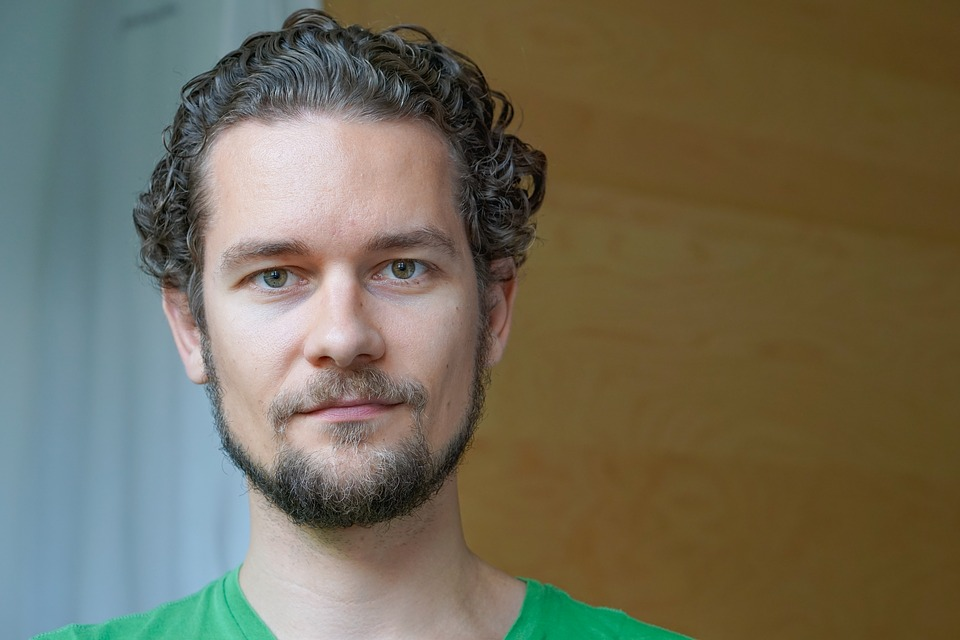
#> input picture opencv/예제s/chap11/images/face/05.jpg, 960 x 640 px, given in place of 34.jpg, which was not available
$ python 08.compare_hist.py
#> lines starting #> are read from the running program, lines starting #| are printed output that depends on the picture; after the words box and inside, x2 and y2 are one past the last pixel; in counts of white or black regions, pixels touching at a corner belong together; pictures that were not available may be replaced by others from this repository, and a replacement may not be noted
### opencv/예제s/chap11/header/haar_utils.py
import numpy as np, cv2

def preprocessing(no):  # 검출 전처리
#> called with no = 34
    image = cv2.imread('images/face/%02d.jpg' %no, cv2.IMREAD_COLOR)
#> image is the input picture: shape (640, 960, 3); mean B, G, R 87, 106.7, 112.4
    if image is None: return None, None
    gray = cv2.cvtColor(image, cv2.COLOR_BGR2GRAY)  # 명암도 영상 변환
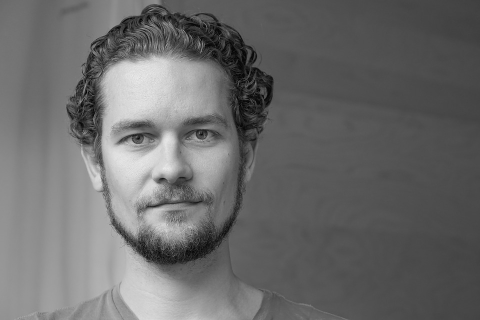
#> gray: shape (640, 960) (shown at 1/2 size); min 0, max 242, mean 106.2
    gray = cv2.equalizeHist(gray)  # 히스토그램 평활화
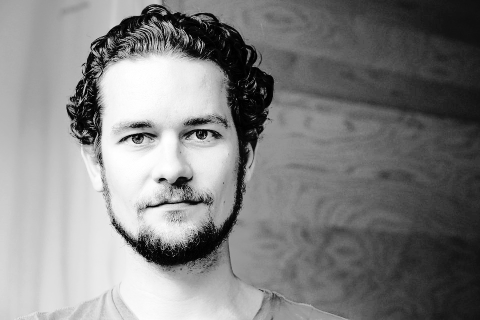
#> gray: shape (640, 960) (shown at 1/2 size); min 0, max 255, mean 128.9
    return image, gray

def correct_image(image, face_center, eye_centers):
    pt0, pt1 = eye_centers
    if pt0[0] > pt1[0]: pt0, pt1 = pt1, pt0         # 두 좌표 스왑

    dx, dy = np.subtract(pt1, pt0).astype(float)                   # 두 좌표간 차분 계산
    angle = cv2.fastAtan2(dy, dx)                   # 차분으로 기울기 계산
    rot_mat = cv2.getRotationMatrix2D(face_center, angle, 1)

    size = image.shape[1::-1]                  # 행태와 크기는 역순
    corr_image = cv2.warpAffine(image, rot_mat, size, cv2.INTER_CUBIC)

    eye_centers = np.expand_dims(eye_centers, axis=0)             # 차원 증가
    corr_centers = cv2.transform(eye_centers, rot_mat)
    corr_centers = np.squeeze(corr_centers, axis=0)              # 차원 감소

    return corr_image, corr_centers                 # 보정 결과 반환

def define_roi(pt, size):
    return np.ravel([pt, size]).astype(int)

def detect_object(center, face):
    w, h = face[2:4]
    center = np.array(center)
    gap1 = np.multiply((w,h), (0.45, 0.65))      # 평행이동 거리
    gap2 = np.multiply((w,h), (0.20, 0.1))

    pt1 = center - gap1        # 좌상단 평행이동 - 머리 시작좌표
    pt2 = center + gap1             # 우하단 평행이동 - 머리 종료좌표
    hair = define_roi(pt1, pt2-pt1)       # 머리 영역

    size = np.multiply(hair[2:4], (1, 0.4))
    hair1 = define_roi(pt1, size)             # 윗머리 영역
    hair2 = define_roi(pt2-size, size)             # 귀밑머리 영역

    lip_center = center + (0, h * 0.3)
    lip1 = lip_center - gap2    # 좌상단 평행이동
    lip2 = lip_center + gap2         # 우하단 평행이동
    lip = define_roi(lip1, lip2-lip1)

    return [hair1, hair2, lip, hair]

### opencv/예제s/chap11/header/haar_histogram.py
import numpy as np, cv2

def draw_ellipse(image, roi, ratio, color, thickness=cv2.FILLED):
    x, y, w, h = roi
    center = (x + w // 2, y + h // 2)                   # 타원 중심
    size = (int(w * ratio), int(h * ratio))             # 타원 크기
    cv2.ellipse(image, center, size, 0, 0, 360, color, thickness)
    return image

def make_masks(rois, correct_shape):                              # 영역별 마스크 생성
    base_mask = np.full(correct_shape, 255, np.uint8)
    hair_mask = draw_ellipse(base_mask, rois[3], 0.45, 0,  -1)
    lip_mask = draw_ellipse(np.copy(base_mask), rois[2], 0.45, 255)

    masks = [hair_mask, hair_mask, lip_mask, ~lip_mask]
    masks = [mask[y:y+h,x:x+w] for mask,(x,y, w,h) in zip(masks, rois)]

    # for i, mask in enumerate(masks):
    #     cv2.imshow('mask'+str(i), mask)
    # cv2.waitKey()

    return masks

def calc_histo(image, rois, masks):
    bsize = (64, 64,64)  # 히스토그램 계급 개수
    ranges = (0,256, 0,256, 0,256)                                 # 각 채널 빈도 범위

    subs = [image[y:y+h, x:x+w] for x, y, w, h in rois]
    hists = [cv2.calcHist([sub], [0,1,2], mask, bsize, ranges) for sub, mask in zip(subs, masks)]
    hists = [ h/np.sum(h) for h in hists]           # 정규화

    sim1 = cv2.compareHist(hists[2], hists[3], cv2.HISTCMP_CORREL)
    sim2 = cv2.compareHist(hists[0], hists[1], cv2.HISTCMP_CORREL)
    return  sim1, sim2

### opencv/예제s/chap11/08.compare_hist.py
from haar_utils import *                   # 검출기 적재 및 전처리 함수
from haar_histogram import *                  # 히스토그램 비교 관련 함수

face_cascade = cv2.CascadeClassifier("haarcascade_frontalface_alt2.xml")  # 정면 검출기
eye_cascade = cv2.CascadeClassifier("haarcascade_eye.xml")  # 눈 검출기
image, gray = preprocessing(34)  # 전처리
if image is None: raise Exception("영상 파일을 읽기 에러")

faces = face_cascade.detectMultiScale(gray, 1.1, 2, 0, (100, 100));  # 얼굴 검출
#> faces = [[176, 138, 333, 333]]
if faces.any():
    x, y, w, h = faces[0]
#> x = 176; y = 138; w = 333; h = 333
    face_image = image[y:y + h, x:x + w]  # 얼굴 영역 영상 가져오기
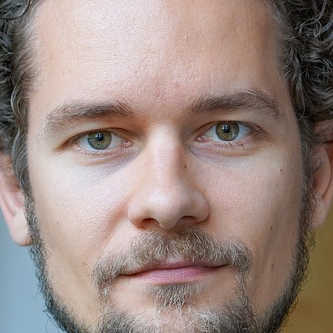
#> face_image: shape (333, 333, 3); mean B, G, R 129.2, 135.7, 153.6
    eyes = eye_cascade.detectMultiScale(face_image, 1.15, 7, 0, (25, 20))  # 눈 검출
#> eyes = [[186, 95, 74, 74], [54, 96, 84, 84]]

    if len(eyes) == 2:
        face_center = (x + w // 2, y + h // 2)
#> face_center = (342, 304)
        eye_centers = [(x + ex + ew // 2, y + ey + eh // 2) for ex, ey, ew, eh in eyes]
#> eye_centers = [(399, 270), (272, 276)]
        corr_image, corr_center = correct_image(image, face_center, eye_centers)  # 기울기 보정
#> in correct_image, `pt0, pt1 = eye_centers`: pt0 = (399, 270); pt1 = (272, 276)
#> in correct_image, `if pt0[0] > pt1[0]: pt0, pt1 = pt1, pt0`: pt1 = (399, 270)
#> in correct_image, `dx, dy = np.subtract(pt1, pt0).astype(float)`: dx = 127; dy = -6
#> in correct_image, `angle = cv2.fastAtan2(dy, dx)`: angle = 357.3
#> in correct_image, `rot_mat = cv2.getRotationMatrix2D(face_center, angle, 1)`: rot_mat = [[0.999, -0.0472, 14.72], [0.0472, 0.999, -15.8]]
#> in correct_image, `corr_image = cv2.warpAffine(image, rot_mat, size, cv2.INTER_CUBIC)`:
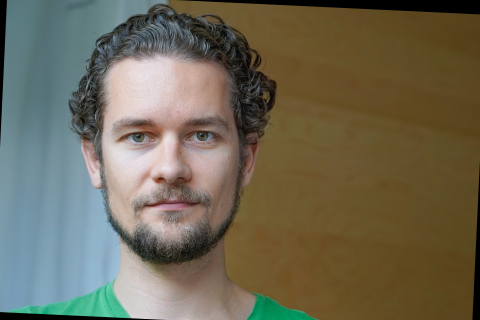
#> corr_image: shape (640, 960, 3) (shown at 1/2 size); mean B, G, R 84.9, 104, 110.1
#> in correct_image, `eye_centers = np.expand_dims(eye_centers, axis=0)`: eye_centers = [[399, 270], [272, 276]]
#> in correct_image, `corr_centers = cv2.transform(eye_centers, rot_mat)`: corr_centers = [[401, 273], [273, 273]]
#> corr_center = [[401, 273], [273, 273]]

        rois = detect_object(face_center, faces[0])  # 머리 및 입술영역 검출
#> in detect_object, `w, h = face[2:4]`: w = 333
#> in detect_object, `center = np.array(center)`: center = [342, 304]
#> in detect_object, `gap1 = np.multiply((w,h), (0.45, 0.65))`: gap1 = [149.8, 216.5]
#> in detect_object, `gap2 = np.multiply((w,h), (0.20, 0.1))`: gap2 = [66.6, 33.3]
#> in detect_object, `pt1 = center - gap1`: pt1 = [192.2, 87.55]
#> in detect_object, `pt2 = center + gap1`: pt2 = [491.9, 520.5]
#> in detect_object, `hair = define_roi(pt1, pt2-pt1)`: hair = [192, 87, 299, 432]
#> in detect_object, `size = np.multiply(hair[2:4], (1, 0.4))`: size = [299, 172.8]
#> in detect_object, `hair1 = define_roi(pt1, size)`: hair1 = [192, 87, 299, 172]
#> in detect_object, `hair2 = define_roi(pt2-size, size)`: hair2 = [192, 347, 299, 172]
#> in detect_object, `lip_center = center + (0, h * 0.3)`: lip_center = [342, 403.9]
#> in detect_object, `lip1 = lip_center - gap2`: lip1 = [275.4, 370.6]
#> in detect_object, `lip2 = lip_center + gap2`: lip2 = [408.6, 437.2]
#> in detect_object, `lip = define_roi(lip1, lip2-lip1)`: lip = [275, 370, 133, 66]
#> rois = [[192, 87, 299, 172], [192, 347, 299, 172], [275, 370, 133, 66], [192, 87, 299, 432]]
        masks = make_masks(rois, corr_image.shape[:2])  # 4개 마스크 생성
#> in draw_ellipse, `x, y, w, h = roi`: x = 192; y = 87; w = 299; h = 432
#> in draw_ellipse, `center = (x + w // 2, y + h // 2)`: center = (341, 303)
#> in draw_ellipse, `size = (int(w * ratio), int(h * ratio))`: size = (134, 194)
#> in draw_ellipse, `cv2.ellipse(image, center, size, 0, 0, 360, color, thickness)`:
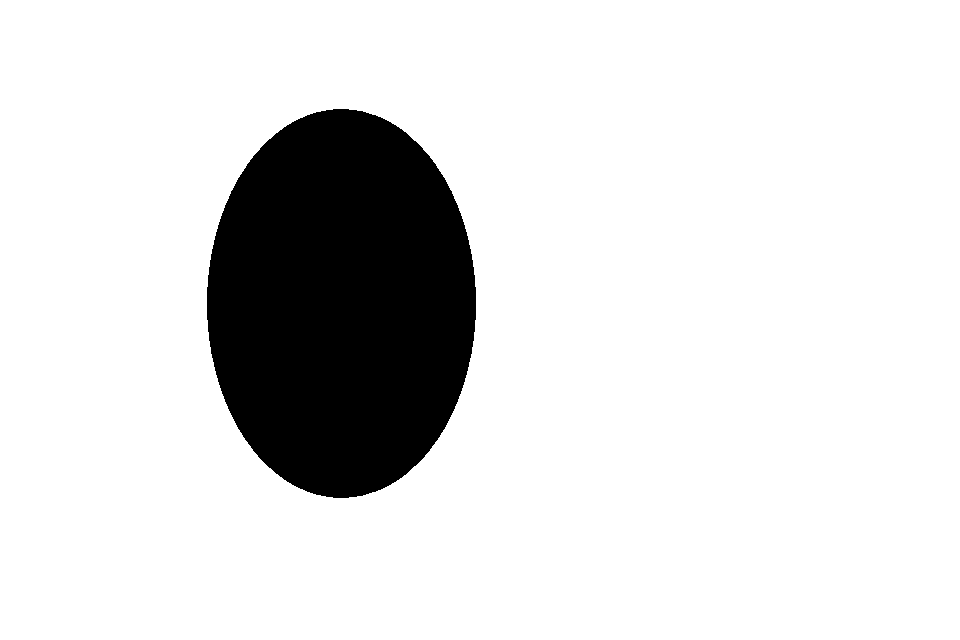
#> image: shape (640, 960); 86.6% white; 1 black region, box (x1, y1, x2, y2) and area: (207, 109, 476, 498) 82101
#> call 2 of draw_ellipse, with roi = array of shape (4,), ratio = 0.45, color = 255, thickness = -1
#> in draw_ellipse (call 2), `x, y, w, h = roi`: x = 275; y = 370; w = 133; h = 66
#> in draw_ellipse (call 2), `center = (x + w // 2, y + h // 2)`: center = (341, 403)
#> in draw_ellipse (call 2), `size = (int(w * ratio), int(h * ratio))`: size = (59, 29)
#> in draw_ellipse (call 2), `cv2.ellipse(image, center, size, 0, 0, 360, color, thickness)`:
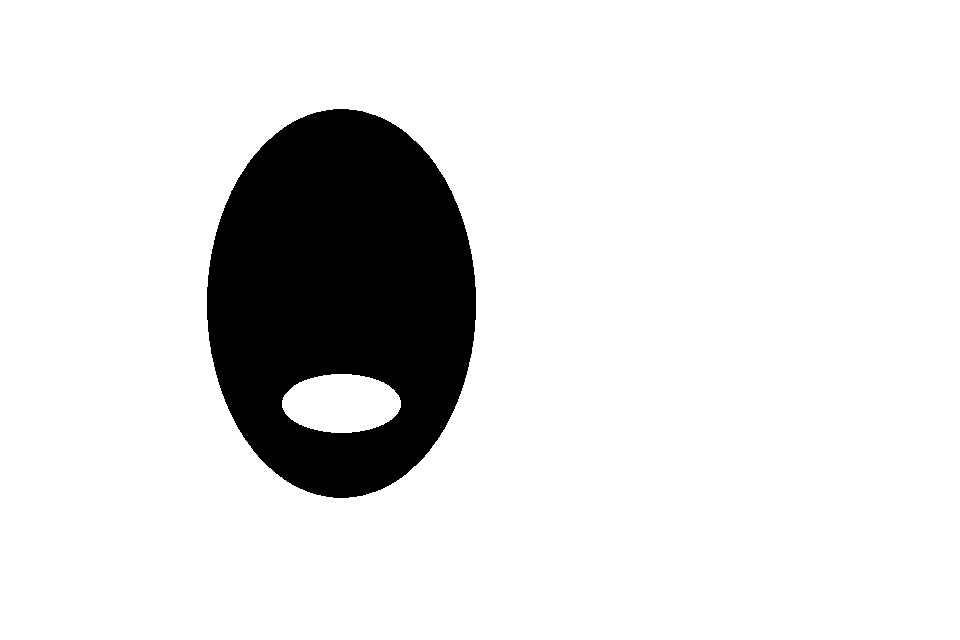
#> image: shape (640, 960); 87.5% white; 1 black region, box (x1, y1, x2, y2) and area: (207, 109, 476, 498) 76588
#> in make_masks, `masks = [mask[y:y+h,x:x+w] for mask,(x,y, w,h) in zip(masks, rois)]`: masks = 4 items
#> masks = 4 items
        sim = calc_histo(corr_image, rois, masks)  # 4개 히스토그램 생성
#> in calc_histo, `sim1 = cv2.compareHist(hists[2], hists[3], cv2.HISTCMP_CORREL)`: sim1 = 0.15
#> in calc_histo, `sim2 = cv2.compareHist(hists[0], hists[1], cv2.HISTCMP_CORREL)`: sim2 = 0.0917
#> sim = (0.15, 0.0917)

        print("입술-얼굴 유사도: %4.2f" % sim[0])
#| 입술-얼굴 유사도: 0.15
        print("윗-귀밑머리 유사도: %4.2f" % sim[1])
#| 윗-귀밑머리 유사도: 0.09
    else:
        print("눈 미검출")
else:
    print("얼굴 미검출")

$ run again, on opencv/예제s/chap11/images/face/18.jpg
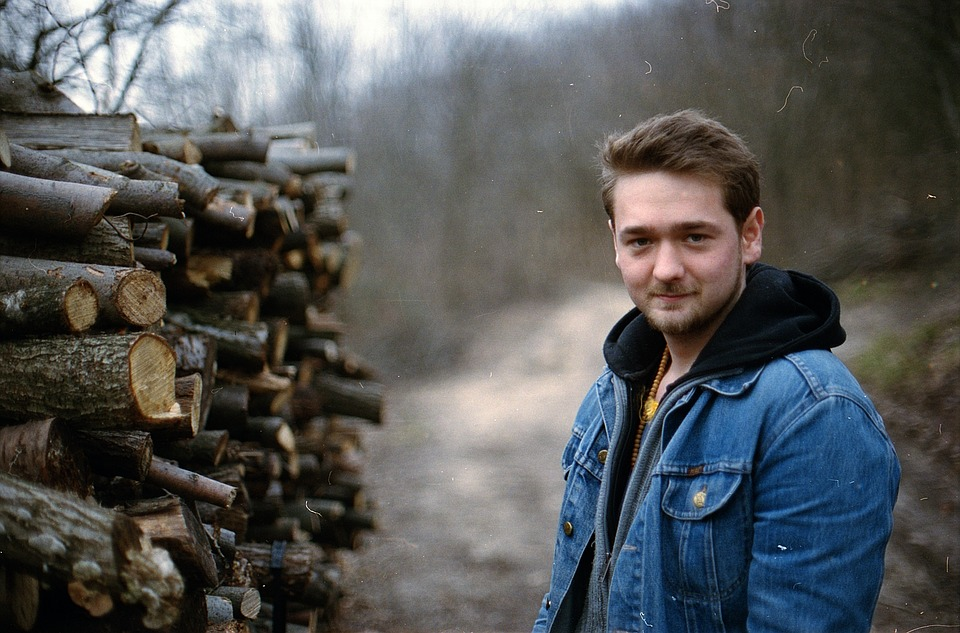
#> input picture opencv/예제s/chap11/images/face/18.jpg, 960 x 633 px, given in place of 34.jpg, which was not available
#> in preprocessing, image is the input picture: shape (633, 960, 3); mean B, G, R 86.7, 86.7, 85.2
#> faces = [[594, 183, 150, 150]]
#> `x, y, w, h = faces[0]`: x = 594; y = 183; w = 150
#> `face_image = image[y:y + h, x:x + w]`:
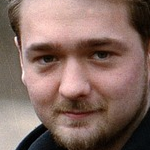
#> face_image: shape (150, 150, 3); mean B, G, R 99.4, 108, 134.6
#> eyes = [[81, 35, 38, 38], [25, 37, 41, 41]]
#> face_center = (669, 258)
#> `eye_centers = [(x + ex + ew // 2, y + ey + eh // 2) for ex, ey, ew, eh..`: eye_centers = [(694, 237), (639, 240)]
#> in correct_image, `pt0, pt1 = eye_centers`: pt0 = (694, 237); pt1 = (639, 240)
#> in correct_image, `if pt0[0] > pt1[0]: pt0, pt1 = pt1, pt0`: pt1 = (694, 237)
#> dx = 55; dy = -3
#> angle = 356.9
#> rot_mat = [[0.999, -0.0545, 15.04], [0.0545, 0.999, -36.05]]
#> in correct_image, `eye_centers = np.expand_dims(eye_centers, axis=0)`: eye_centers = [[694, 237], [639, 240]]
#> corr_centers = [[695, 238], [640, 238]]
#> in detect_object, `w, h = face[2:4]`: w = 150
#> in detect_object, `center = np.array(center)`: center = [669, 258]
#> gap1 = [67.5, 97.5]
#> gap2 = [30, 15]
#> in detect_object, `pt1 = center - gap1`: pt1 = [601.5, 160.5]
#> pt2 = [736.5, 355.5]
#> hair = [601, 160, 135, 195]
#> in detect_object, `size = np.multiply(hair[2:4], (1, 0.4))`: size = [135, 78]
#> hair1 = [601, 160, 135, 78]
#> hair2 = [601, 277, 135, 78]
#> lip_center = [669, 303]
#> lip1 = [639, 288]
#> lip2 = [699, 318]
#> lip = [639, 288, 60, 30]
#> rois = [[601, 160, 135, 78], [601, 277, 135, 78], [639, 288, 60, 30], [601, 160, 135, 195]]
#> in draw_ellipse, `x, y, w, h = roi`: x = 601; y = 160; w = 135; h = 195
#> in draw_ellipse, `center = (x + w // 2, y + h // 2)`: center = (668, 257)
#> in draw_ellipse, `size = (int(w * ratio), int(h * ratio))`: size = (60, 87)
#> image: shape (633, 960); 97.3% white; 1 black region, box (x1, y1, x2, y2) and area: (608, 170, 729, 345) 16633
#> in draw_ellipse (call 2), `x, y, w, h = roi`: x = 639; y = 288; w = 60; h = 30
#> in draw_ellipse (call 2), `center = (x + w // 2, y + h // 2)`: center = (669, 303)
#> in draw_ellipse (call 2), `size = (int(w * ratio), int(h * ratio))`: size = (27, 13)
#> in draw_ellipse (call 2), `cv2.ellipse(image, center, size, 0, 0, 360, color, thickness)`:
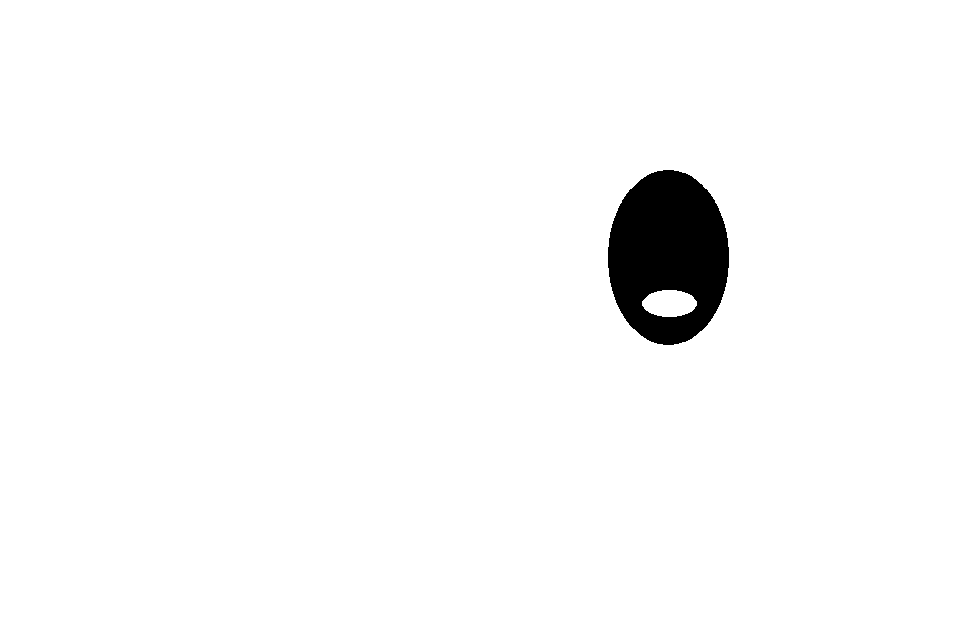
#> image: shape (633, 960); 97.5% white; 1 black region, box (x1, y1, x2, y2) and area: (608, 170, 729, 345) 15474
#> in make_masks, `masks = [mask[y:y+h,x:x+w] for mask,(x,y, w,h) in zip(masks, rois)]`: masks = 4 items
#> sim1 = 0.181
#> sim2 = 0.0408
#> sim = (0.181, 0.0408)
#| 입술-얼굴 유사도: 0.18
#| 윗-귀밑머리 유사도: 0.04

$ run again, on opencv/예제s/chap11/images/face/19.jpg
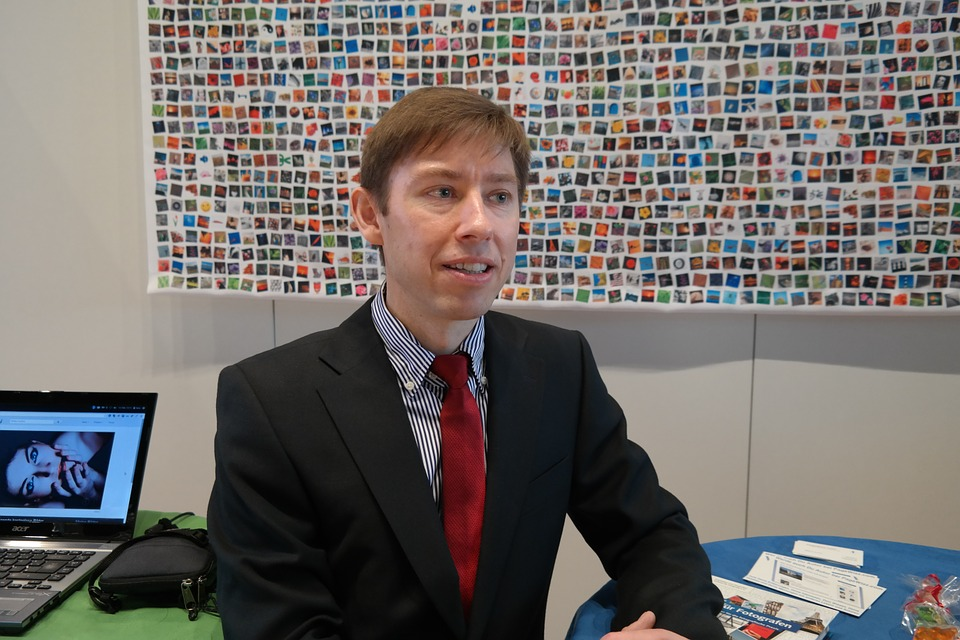
#> input picture opencv/예제s/chap11/images/face/19.jpg, 960 x 640 px, given in place of 34.jpg, which was not available
#> in preprocessing, image is the input picture: shape (640, 960, 3); mean B, G, R 104.3, 107.3, 112.4
#> faces = [[377, 119, 185, 185]]
#> `x, y, w, h = faces[0]`: x = 377; y = 119; w = 185
#> eyes = [[41, 50, 47, 47], [100, 58, 39, 39]]
#> face_center = (469, 211)
#> `eye_centers = [(x + ex + ew // 2, y + ey + eh // 2) for ex, ey, ew, eh..`: eye_centers = [(441, 192), (496, 196)]
#> in correct_image, `pt0, pt1 = eye_centers`: pt0 = (441, 192); pt1 = (496, 196)
#> dx = 55; dy = 4
#> angle = 4.16
#> rot_mat = [[0.997, 0.0725, -14.07], [-0.0725, 0.997, 34.57]]
#> in correct_image, `corr_image = cv2.warpAffine(image, rot_mat, size, cv2.INTER_CUBIC)`:
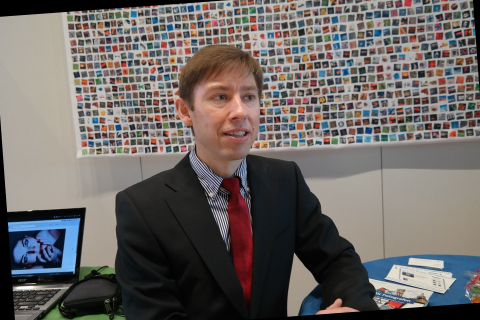
#> corr_image: shape (640, 960, 3) (shown at 1/2 size); mean B, G, R 100.4, 102.9, 108.2
#> in correct_image, `eye_centers = np.expand_dims(eye_centers, axis=0)`: eye_centers = [[441, 192], [496, 196]]
#> corr_centers = [[440, 194], [495, 194]]
#> in detect_object, `w, h = face[2:4]`: w = 185
#> in detect_object, `center = np.array(center)`: center = [469, 211]
#> gap1 = [83.25, 120.2]
#> gap2 = [37, 18.5]
#> in detect_object, `pt1 = center - gap1`: pt1 = [385.8, 90.75]
#> pt2 = [552.2, 331.2]
#> hair = [385, 90, 166, 240]
#> in detect_object, `size = np.multiply(hair[2:4], (1, 0.4))`: size = [166, 96]
#> hair1 = [385, 90, 166, 96]
#> hair2 = [386, 235, 166, 96]
#> lip_center = [469, 266.5]
#> lip1 = [432, 248]
#> lip2 = [506, 285]
#> lip = [432, 248, 74, 37]
#> rois = [[385, 90, 166, 96], [386, 235, 166, 96], [432, 248, 74, 37], [385, 90, 166, 240]]
#> in draw_ellipse, `x, y, w, h = roi`: x = 385; y = 90; w = 166; h = 240
#> in draw_ellipse, `center = (x + w // 2, y + h // 2)`: center = (468, 210)
#> in draw_ellipse, `size = (int(w * ratio), int(h * ratio))`: size = (74, 108)
#> image: shape (640, 960); 95.9% white; 1 black region, box (x1, y1, x2, y2) and area: (394, 102, 543, 319) 25353
#> in draw_ellipse (call 2), `x, y, w, h = roi`: x = 432; y = 248; w = 74; h = 37
#> in draw_ellipse (call 2), `center = (x + w // 2, y + h // 2)`: center = (469, 266)
#> in draw_ellipse (call 2), `size = (int(w * ratio), int(h * ratio))`: size = (33, 16)
#> in draw_ellipse (call 2), `cv2.ellipse(image, center, size, 0, 0, 360, color, thickness)`:
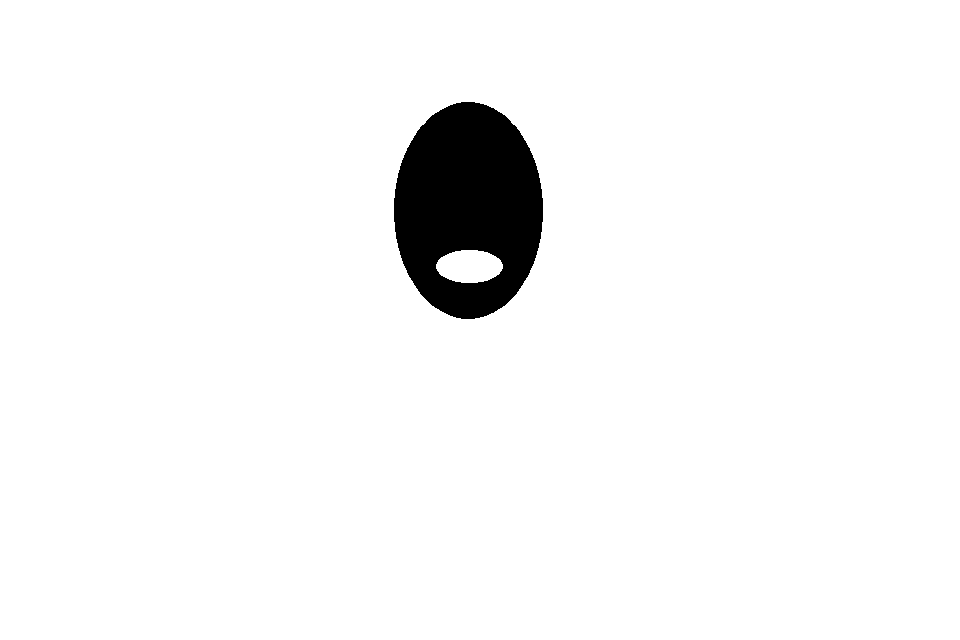
#> image: shape (640, 960); 96.2% white; 1 black region, box (x1, y1, x2, y2) and area: (394, 102, 543, 319) 23616
#> in make_masks, `masks = [mask[y:y+h,x:x+w] for mask,(x,y, w,h) in zip(masks, rois)]`: masks = 4 items
#> sim1 = 0.0892
#> sim2 = -0.0319
#> sim = (0.0892, -0.0319)
#| 입술-얼굴 유사도: 0.09
#| 윗-귀밑머리 유사도: -0.03
